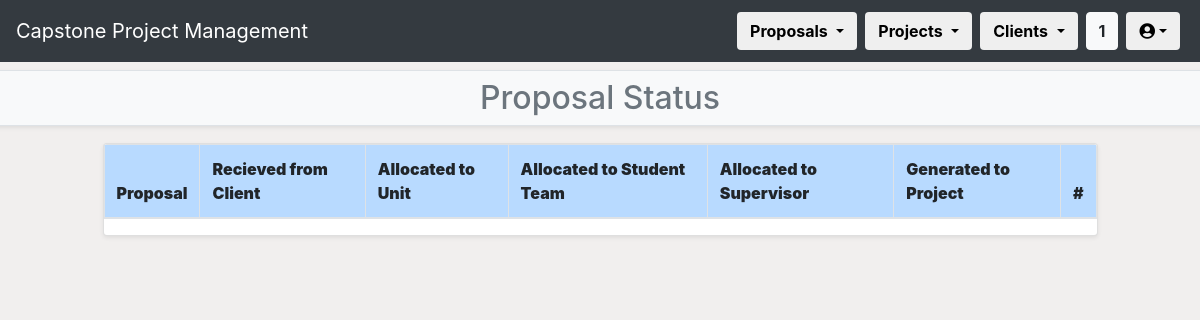
/CPPMS/proposal/proposal_status/ (signed in), run on an earlier commit of the app's database.
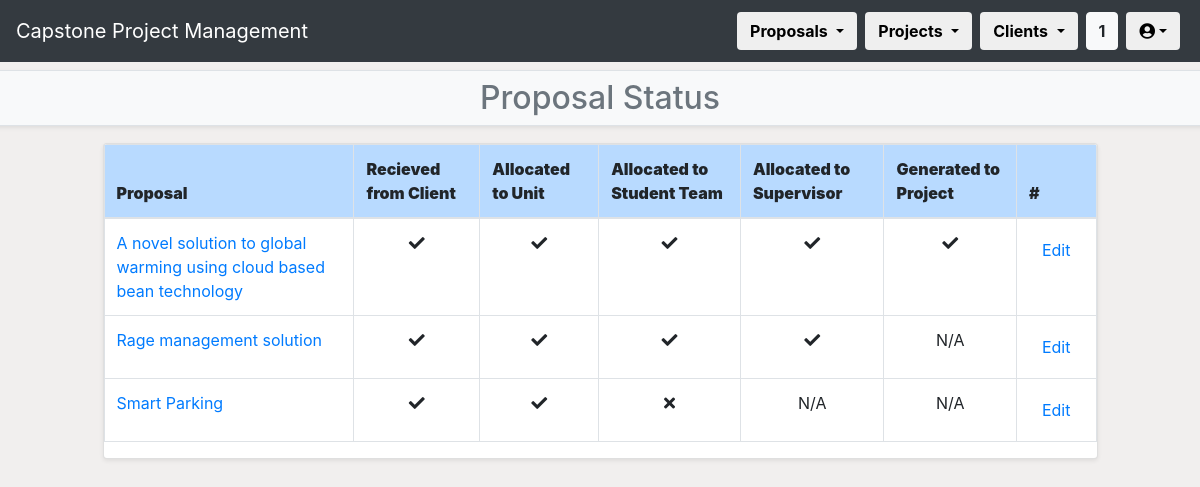
And on a later commit of the database.
### CPPMS/models.py (models this page shows, shortened)
class Proposal_Status(models.Model):
    proposal = models.ForeignKey(
        Proposal,
        on_delete=models.CASCADE,
        blank=True,
        null=True
    )
    STATUS= (
        ('0', 'NO'),
        ('1', 'YES'),
        ('2','N/A'),
    )
    is_recieved_from_Client = models.CharField(max_length=1,choices=STATUS,default='2')
    is_allocated_to_Unit = models.CharField(max_length=1,choices=STATUS,default='2')
    is_allocated_to_Student_Team = models.CharField(max_length=1,choices=STATUS,default='2')
    is_allocated_to_Supervisor = models.CharField(max_length=1,choices=STATUS,default='2')
    is_generated_to_Project = models.CharField(max_length=1,choices=STATUS,default='2')

class Proposal(models.Model):
    title = models.CharField(max_length=128, default="")
    created_at = models.DateTimeField(auto_now_add=True)
    updated_at = models.DateTimeField(auto_now=True)
    desc = models.TextField(default="")
    status = models.CharField(max_length=255, default="")
    spec = models.TextField(default="")
    skills = models.TextField(default="")
    env = models.TextField(default="")
    res = models.TextField(default="")
    client = models.ForeignKey(
        Client,
        on_delete=models.CASCADE,
        blank=True,
        null=True,
        related_name="proposals"
    )
    external_supervisor = models.ForeignKey(
        External_Supervisor,
        models.SET_NULL,
        blank=True,
        null=True,
        related_name="proposals"
    )
    proposal_incoming = models.ForeignKey(
        Incoming_Proposal,
        models.SET_NULL,
        blank=True,
        null=True
    )
    contact = models.ForeignKey(
        Contact,
        models.SET_NULL,
        blank=True,
        null=True,
        related_name="proposals"
    )
    pass

### CPPMS/views.py (the view)
# urls.py: path("proposal/proposal_status/", views.proposal_status, name="proposal_status"),
@login_required(login_url="/CPPMS/login/")
def proposal_status(request):
    username = request.user.first_name + " " + request.user.last_name
    count()
    title = "Status of Proposals"
    if request.method == "POST":
        filter_value = request.POST.get("proposal_list")
    else:
        filter_value = ""
    proposal_status = Proposal_Status.objects.all()
    return render(
        request,
        "proposal_status.html",
        {
            "count": count,
            "proposal_status":proposal_status,
            "username": username,
            "title":title
        }
    )

### CPPMS/views.py (called while the page is built)
def count():
    count = []
    count_web = Incoming_Proposal.proposals.all().count()
    count_word = Upload_Proposal.objects.all().count()
    count_all = count_web + count_word
    count_all_proposal = Proposal.objects.all().count()
    count_all_client = Client.objects.all().count()
    count = [count_web, count_word, count_all,count_all_proposal,count_all_client]
    return count

### CPPMS/templates/proposal_status.html
{% extends "proposal.html" %}
{% block sub-page_content %}
{% if not messages %}
<h2>Proposal Status</h2>
{% else %}
<h2>Proposal Status</h2>
{% for message in messages %}<li>{{ message }}</li>{% endfor %}
{% endif %}
{% endblock %}
{% block page_detail_content %}
<div class="row mb-2">
    <div class="col-md-1"></div>
    <div class="col">
        <div class="row mb-2">
            <div class="col-sm-2"></div>
            <div class="col-sm-2"></div>
        </div>
        <div class="row mb-2">
            <div class="col">
                <div class="table-responsive card shadow-sm">
                    <table class="table table-bordered table-hover">
                        <thead>
                            <tr class="table-primary">
                                <th scope="col"><strong>Proposal</strong></th>
                                <th scope="col"><strong>Recieved from Client</strong></th>
                                <th scope="col"><strong>Allocated to Unit</strong></th>
                                <th scope="col"><strong>Allocated to Student Team</strong></th>
                                <th scope="col"><strong>Allocated to Supervisor</strong></th>
                                <th scope="col"><strong>Generated to Project</strong></th>
                                <th scope="col"><strong>#</strong></th>
                            </tr>
                        </thead>
                        <tbody>
                            {% for proposal in proposal_status %}
                            <tr scope="row">
                                <td><a href="proposal_detail/{{ proposal.proposal.pk }}">{{ proposal.proposal.title }}</a></td>
                                {%  if  proposal.is_recieved_from_Client  == '0' %}
                                <td align="center">
                                     <i class="fas fa-times"></i>
                                </td>
                                {% elif proposal.is_recieved_from_Client == '1' %}
                                <td align="center">
                                        <i class="fas fa-check"></i>
                                 </td>
                                {% elif proposal.is_recieved_from_Client == '2' %}
                                <td align="center">
                                  N/A
                                </td>
                                {% endif %}
                                {%  if  proposal.is_allocated_to_Unit  == '0' %}
                                <td align="center">
                                     <i class="fas fa-times"></i>
                                </td>
                                {% elif proposal.is_allocated_to_Unit == '1' %}
                                <td align="center">
                                        <i class="fas fa-check"></i>
                                 </td>
                                {% elif proposal.is_allocated_to_Unit == '2' %}
                                <td align="center">
                                  N/A
                                </td>
                                {% endif %}
                                {%  if  proposal.is_allocated_to_Student_Team  == '0' %}
                                <td align="center">
                                     <i class="fas fa-times"></i>
                                </td>
                                {% elif proposal.is_allocated_to_Student_Team == '1' %}
                                <td align="center">
                                        <i class="fas fa-check"></i>
                                 </td>
                                {% elif proposal.is_allocated_to_Student_Team == '2' %}
                                <td align="center">
                                  N/A
                                </td>
                                {% endif %}
                                {%  if  proposal.is_allocated_to_Supervisor  == '0' %}
                                <td align="center">
                                     <i class="fas fa-times"></i>
                                </td>
                                {% elif proposal.is_allocated_to_Supervisor == '1' %}
                                <td align="center">
                                        <i class="fas fa-check"></i>
                                 </td>
                                {% elif proposal.is_allocated_to_Supervisor == '2' %}
                                <td align="center">
                                  N/A
                                </td>
                                {% endif %}
                                {%  if  proposal.is_generated_to_Project  == '0' %}
                                <td align="center">
                                     <i class="fas fa-times"></i>
                                </td>
                                {% elif proposal.is_generated_to_Project == '1' %}
                                <td align="center">
                                        <i class="fas fa-check"></i>
                                 </td>
                                {% elif proposal.is_generated_to_Project == '2' %}
                                <td align="center">
                                  N/A
                                </td>
                                {% endif %}
                                <td>
                                        <a class="btn" role="button" type="submit" name="proposal_stat" value="proposal_stat" data-toggle="tooltip" title="Proposal_status" href="/CPPMS/proposal/proposal_status_edit/{{ proposal.proposal.pk }}">Edit</a>
                                </td>
                            </tr>
                            {% endfor %}
                        </tbody>
                    </table>
                </div>
            </div>
        </div>
    </div>
    <div class="col-md-1"></div>
</div>
{% endblock %}

### CPPMS/templates/proposal.html
{% extends "index.html" %}
{% block index_page_content %}
<div class="row bg-light border rounded mt-2 mb-2 shadow-sm">
    <div class="col mt-2">
        <div class="text-secondary text-center">
            {% block sub-page_content %}
            {% endblock %}
        </div>
    </div>
</div>
<div class="row">
    <div class="col" >
        {% block page_detail_content %}
        {% endblock %}
    </div>
</div>
{% endblock %}

### CPPMS/templates/index.html (shortened to what this page needs)
{% extends "base.html" %}
{% block page_content %}
<nav class="navbar navbar-expand-md bg-dark navbar-dark" style="font-size:20px;">
    <a class="navbar-brand" href="{% url 'index' %}">Capstone Project Management</a>
    <div class="collapse navbar-collapse justify-content-end" id="collapsibleNavbar">
        <div class="navbar-nav">
            <div class="nav-item dropdown m-1">
                <button class="btn dropdown-toggle" id="proposal_li" data-toggle="dropdown" href="{% url 'incoming_proposal' %}">
                    <strong>Proposals</strong>
                </button>
            </div>
            <div class="nav-item dropdown m-1">
                <button class="btn dropdown-toggle" id="project_li" data-toggle="dropdown" href="{% url 'project_list' %}">
                    <strong>Projects</strong>
                </button>
            </div>
            <div class="nav-item dropdown m-1">
                <button class="btn dropdown-toggle" id="client_li" data-toggle="dropdown" href="{% url 'client_list' %}">
                    <strong>Clients</strong>
                </button>
            </div>
            <li class="nav-item m-1">
                <a class="btn btn-light" href="{% url 'proposal_list' %}"><strong>{{ count.2 }}</strong></a>
            </li>
            <div class="nav-item dropdown m-1">
                <button class="btn dropdown-toggle" data-toggle="dropdown" id="user_li"><i class="fas fa-user-circle"></i></button>
            </div>
        </div>
    </div>
</nav>
{% block index_page_content %}
{% endblock %}
{% endblock %}

### capstone_management/templates/base.html (shortened to what this page needs)
<!DOCTYPE html>
<html lang="en">
<head>
    <link rel="stylesheet" href="https://stackpath.bootstrapcdn.com/bootstrap/4.1.3/css/bootstrap.min.css" />
    <link rel="stylesheet" href="https://use.fontawesome.com/releases/v5.7.0/css/all.css" />
    <link rel="stylesheet" href="https://cdnjs.cloudflare.com/ajax/libs/twitter-bootstrap/4.1.3/css/bootstrap.css"/>
</head>
<body style="background-color:#f1efee;">
    {% block page_content %}
    {% endblock %}
</body>
</html>

What changed in the data, as far as the page shows it:
added Proposal_Status: proposal "A novel solution to global warming using cloud based bean technology", is_recieved_from_Client "1" (drawn), is_allocated_to_Unit "1" (drawn), is_allocated_to_Student_Team "1" (drawn), is_allocated_to_Supervisor "1" (drawn), is_generated_to_Project "1" (drawn)
added Proposal_Status: proposal "Rage management solution", is_recieved_from_Client "1" (drawn), is_allocated_to_Unit "1" (drawn), is_allocated_to_Student_Team "1" (drawn), is_allocated_to_Supervisor "1" (drawn), is_generated_to_Project "N/A"
added Proposal_Status: proposal "Smart Parking", is_recieved_from_Client "1" (drawn), is_allocated_to_Unit "1" (drawn), is_allocated_to_Student_Team "0" (drawn), is_allocated_to_Supervisor "N/A", is_generated_to_Project "N/A"
